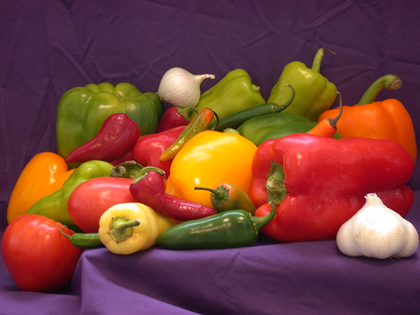
%> input picture lab7/peppers.png, 420 x 315 px, shrunk from 512 x 384 before the run
$ octave ex3.m   (GNU Octave 9; MATLAB toolbox functions it lacks are replaced by stand-ins)
%> lines starting %> are read from the running program, lines starting %| are printed output that depends on the picture
%% Ex 3

clear;
close all;

img = imread('peppers.png');
%> img is the input picture: size 315x420x3 uint8; mean R, G, B 120.8, 66.4, 57.6

figure;
imshow(img);
title('Original image');

img = double(rgb2gray(img))/255;
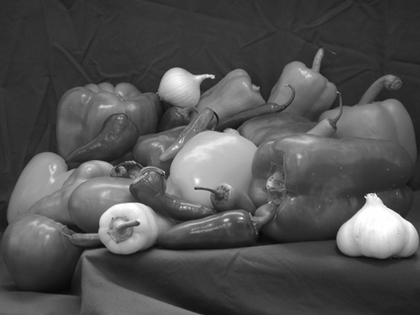
%> img: size 315x420 double; min 0.0314, max 1, mean 0.32

figure;
imshow(img);
title('Grayscale');

S = fft2(img);

% choosing a value for the cut
k = 20;

%% cutting out low freq
[lin col] = size(img);
%> lin = 315; col = 420

S1 = zeros(lin, col);
for i = 1:lin
    for j = 1:col
        if i < k || i > (lin - k)
            if j < k || j > (col - k)
                S1(i, j) = S(i,j);
            end
        end
    end
end

%% cutting out high freq

S2 = S;
for i = 1:lin
    for j = 1:col
        if i < k || i > (lin - k)
            if j < k || j > (col - k)
                S2(i, j) = 0;
            end
        end
    end
end
reconstructed_img1 = ifft2(S1);
reconstructed_img2 = ifft2(S2);

figure;
imshow(real(reconstructed_img1));
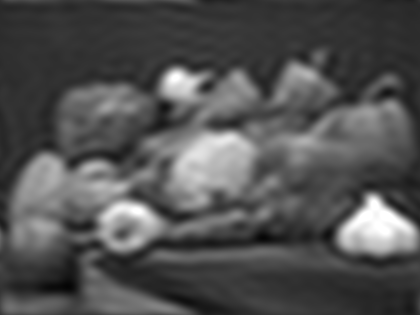
%> displayed picture: size 315x420, on the screen's scale of 0 to 255; min 4, max 255, mean 81.6
title('After low-pass filter');

figure;
imshow(real(reconstructed_img2));
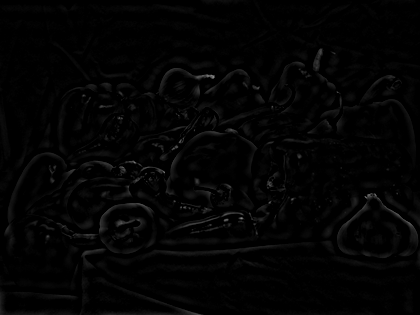
%> displayed picture: size 315x420, on the screen's scale of 0 to 255; min 0, max 133, mean 3.6
title('After high-pass filter');
